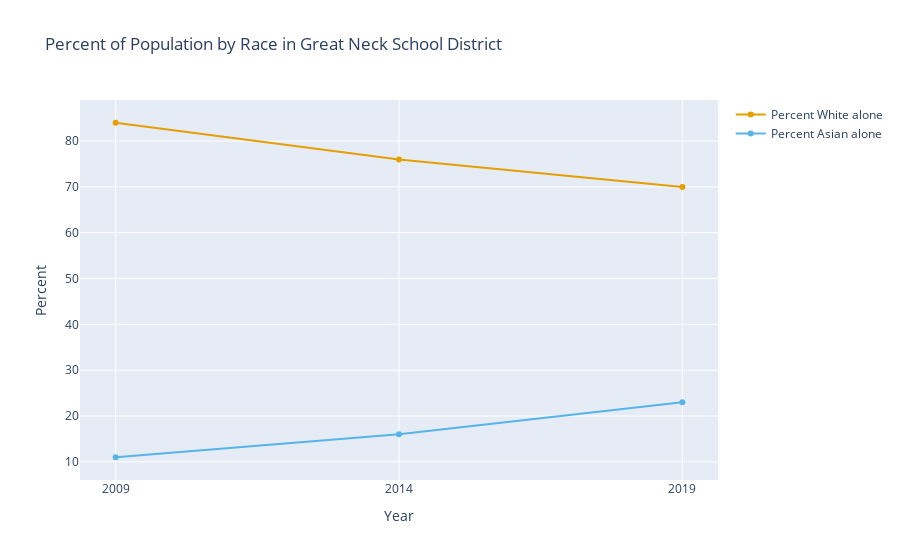

The cell this chart's notebook holds for it:
### Code cell
df['Percent White alone'] = (df['White alone'] / df['Total'] * 100).round()
df['Percent Asian alone'] = (df['Asian alone'] / df['Total'] * 100).round()

print(df)

graph_multiyear(
    df=df,
    title="Percent of Population by Race in Great Neck School District",
    yaxis_title="Percent",
    y_cols=["Percent White alone", "Percent Asian alone"]
)

### Figure 1 — Plotly figure (JSON) as saved in the notebook; plotly's stock layout.template omitted (floating-point values rounded to 4 significant figures)
{"data": [{"hovertemplate": "Year: %{x}<br>Percent White alone: %{y:,}<extra></extra>", "line": {"color": "#E69F00"}, "mode": "lines+markers", "name": "Percent White alone", "type": "scatter", "x": [2009, 2014, 2019], "y": [84, 76, 70]}, {"hovertemplate": "Year: %{x}<br>Percent Asian alone: %{y:,}<extra></extra>", "line": {"color": "#56B4E9"}, "mode": "lines+markers", "name": "Percent Asian alone", "type": "scatter", "x": [2009, 2014, 2019], "y": [11, 16, 23]}], "layout": {"title": {"text": "Percent of Population by Race in Great Neck School District"}, "xaxis": {"tickmode": "array", "ticktext": ["2009", "2014", "2019"], "tickvals": [2009, 2014, 2019], "title": {"text": "Year"}}, "yaxis": {"title": {"text": "Percent"}}}}
